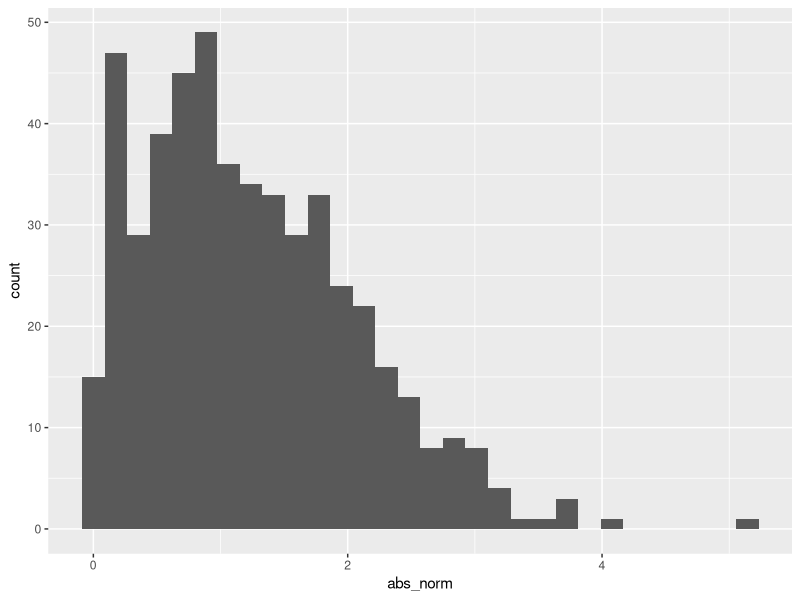

This chart was generated by the following R code:
## ---- chunk 1
library(tidyverse)
## ---- chunk 2
samp = rnorm(100)
length(samp)
## ---- chunk 3
plot_df = 
  tibble(
    x = rnorm(n = 1000),
    y = 1 + 2  * x +rnorm (n = 1000)
  )
## ---- chunk 4
library(tidyverse)
la_df = 
  tibble(
    norm = rnorm(n = 500, mean = 1),
    logical = norm > 0, 
    abs_norm = abs(norm)
  )
  ggplot(la_df, aes(x = abs_norm)) + geom_histogram()
  median_samp = median(pull(la_df, abs_norm))
